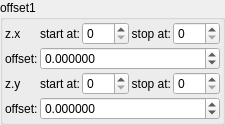
    <widget class="QGroupBox" name="groupBox_4">
     <property name="title">
      <string>offset1</string>
     </property>
     <layout class="QVBoxLayout" name="verticalLayout_6" stretch="0">
      <property name="spacing">
       <number>2</number>
      </property>
      <property name="leftMargin">
       <number>2</number>
      </property>
      <property name="topMargin">
       <number>2</number>
      </property>
      <property name="rightMargin">
       <number>2</number>
      </property>
      <property name="bottomMargin">
       <number>2</number>
      </property>
      <item>
       <layout class="QGridLayout" name="gridLayout_12" columnstretch="0,0,0,0,0">
        <property name="spacing">
         <number>2</number>
        </property>
        <item row="0" column="4">
         <widget class="MySpinBox" name="spinboxInt_transf_stop_iterations_E">
          <property name="sizePolicy">
           <sizepolicy hsizetype="Minimum" vsizetype="Maximum">
            <horstretch>0</horstretch>
            <verstretch>0</verstretch>
           </sizepolicy>
          </property>
          <property name="maximum">
           <number>999</number>
          </property>
         </widget>
        </item>
        <item row="2" column="0">
         <widget class="QLabel" name="label_48">
          <property name="text">
           <string notr="true">z.y</string>
          </property>
         </widget>
        </item>
        <item row="3" column="0">
         <widget class="QLabel" name="label_112">
          <property name="text">
           <string>offset:</string>
          </property>
         </widget>
        </item>
        <item row="2" column="2">
         <widget class="MySpinBox" name="spinboxInt_transf_start_iterations_F">
          <property name="sizePolicy">
           <sizepolicy hsizetype="Minimum" vsizetype="Maximum">
            <horstretch>0</horstretch>
            <verstretch>0</verstretch>
           </sizepolicy>
          </property>
          <property name="maximum">
           <number>999</number>
          </property>
         </widget>
        </item>
        <item row="0" column="2">
         <widget class="MySpinBox" name="spinboxInt_transf_start_iterations_E">
          <property name="sizePolicy">
           <sizepolicy hsizetype="Minimum" vsizetype="Maximum">
            <horstretch>0</horstretch>
            <verstretch>0</verstretch>
           </sizepolicy>
          </property>
          <property name="maximum">
           <number>999</number>
          </property>
         </widget>
        </item>
        <item row="0" column="0">
         <widget class="QLabel" name="label_44">
          <property name="text">
           <string notr="true">z.x</string>
          </property>
         </widget>
        </item>
        <item row="2" column="4">
         <widget class="MySpinBox" name="spinboxInt_transf_stop_iterations_F">
          <property name="sizePolicy">
           <sizepolicy hsizetype="Minimum" vsizetype="Maximum">
            <horstretch>0</horstretch>
            <verstretch>0</verstretch>
           </sizepolicy>
          </property>
          <property name="maximum">
           <number>999</number>
          </property>
         </widget>
        </item>
        <item row="1" column="0">
         <widget class="QLabel" name="label_111">
          <property name="text">
           <string>offset:</string>
          </property>
         </widget>
        </item>
        <item row="0" column="1">
         <widget class="QLabel" name="label_63">
          <property name="layoutDirection">
           <enum>Qt::LeftToRight</enum>
          </property>
          <property name="text">
           <string>start at:</string>
          </property>
          <property name="alignment">
           <set>Qt::AlignRight|Qt::AlignTrailing|Qt::AlignVCenter</set>
          </property>
         </widget>
        </item>
        <item row="0" column="3">
         <widget class="QLabel" name="label_64">
          <property name="text">
           <string>stop at:</string>
          </property>
          <property name="alignment">
           <set>Qt::AlignRight|Qt::AlignTrailing|Qt::AlignVCenter</set>
          </property>
         </widget>
        </item>
        <item row="2" column="1">
         <widget class="QLabel" name="label_65">
          <property name="layoutDirection">
           <enum>Qt::LeftToRight</enum>
          </property>
          <property name="text">
           <string>start at:</string>
          </property>
          <property name="alignment">
           <set>Qt::AlignRight|Qt::AlignTrailing|Qt::AlignVCenter</set>
          </property>
         </widget>
        </item>
        <item row="1" column="1" colspan="4">
         <widget class="MyDoubleSpinBox" name="spinbox_transf_offset_1">
          <property name="sizePolicy">
           <sizepolicy hsizetype="Minimum" vsizetype="Maximum">
            <horstretch>0</horstretch>
            <verstretch>0</verstretch>
           </sizepolicy>
          </property>
          <property name="prefix">
           <string/>
          </property>
          <property name="suffix">
           <string/>
          </property>
          <property name="decimals">
           <number>6</number>
          </property>
          <property name="minimum">
           <double>-99.989999999999995</double>
          </property>
          <property name="maximum">
           <double>99.989999999999995</double>
          </property>
          <property name="singleStep">
           <double>0.100000000000000</double>
          </property>
         </widget>
        </item>
        <item row="3" column="1" colspan="4">
         <widget class="MyDoubleSpinBox" name="spinbox_transf_offsetA_1">
          <property name="sizePolicy">
           <sizepolicy hsizetype="Minimum" vsizetype="Maximum">
            <horstretch>0</horstretch>
            <verstretch>0</verstretch>
           </sizepolicy>
          </property>
          <property name="prefix">
           <string/>
          </property>
          <property name="suffix">
           <string/>
          </property>
          <property name="decimals">
           <number>6</number>
          </property>
          <property name="minimum">
           <double>-99.989999999999995</double>
          </property>
          <property name="maximum">
           <double>99.989999999999995</double>
          </property>
          <property name="singleStep">
           <double>0.100000000000000</double>
          </property>
         </widget>
        </item>
        <item row="2" column="3">
         <widget class="QLabel" name="label_68">
          <property name="text">
           <string>stop at:</string>
          </property>
          <property name="alignment">
           <set>Qt::AlignRight|Qt::AlignTrailing|Qt::AlignVCenter</set>
          </property>
         </widget>
        </item>
       </layout>
      </item>
     </layout>
    </widget>
